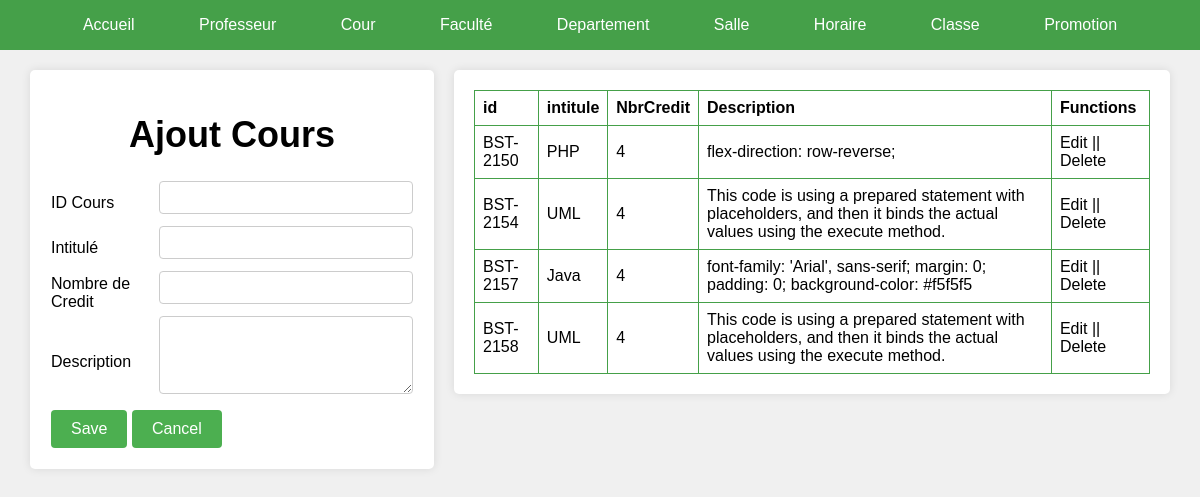
The app's page /admin/GestionCours/ajoutCours.php with its own data.
### tables this page shows
CREATE TABLE `cour` (
  `id` varchar(10) NOT NULL,
  `intitule` text NOT NULL,
  `NbrCredit` int(5) NOT NULL,
  `Description` varchar(300) NOT NULL
);

### admin/GestionCours/ajoutCours.php (the view, shortened to what this page needs)
<!DOCTYPE html>
<html>
<head>
</head>
<body>
<?php
    include("../Menu.php");
  ?>
  <div class="wrapper">
    <div class="form">
        <form method="POST">
        <h1>Ajout Cours</h1>
          <table>
            <tr>
              <td> ID Cours </td>
              <td><input type="text" name="id" /></td>
            </tr>
            <tr>
              <td> Intitulé</td>
              <td><input type="text" name="intitule" /></td>
            </tr>
            <tr>
              <td> Nombre de Credit</td>
              <td><input type="number" name="NbrCredit" /></td>
            </tr>
            <tr>
              <td> Description</td>
              <td>  <textarea name="Desc" rows="4" cols="50"></textarea>
      </td>
            </tr>
            <tr>
              <td colspan="2">
                <input type="submit" name="submit" value="Save" />
                <input type="reset" value="Cancel" />
              </td>
            </tr>
          </table>
        </form>
    </div>
    <div class="table">
    <table>
            <tr>
              <th>id</th>
              <th>intitule</th>
              <th>NbrCredit</th>
              <th>Description</th>
              <th>Functions</th>
            </tr>
            <?php
                include("../connexion.php");
                $sql = "SELECT * FROM cour";
                $stmtSelect = $connexion->prepare($sql);
                $stmtSelect ->execute();
                $cours = $stmtSelect->fetchAll(PDO::FETCH_ASSOC);
                foreach($cours as $cour):
                ?>
            <tr>
                <td> <?php echo $cour['id'];?></td>
                <td><?php echo $cour['intitule']; ?></td>
                <td> <?php echo $cour['NbrCredit'];?></td>
                <td> <?php echo $cour['Description'];?></td>
                <td>Edit || Delete</td>
            </tr>
            <?php
              endforeach;
            ?>
      </table>
      </div>
  </div>
</body>
</html>

### admin/GestionCours/ajoutCours.php (style rules this page uses)
body { padding: 0; margin: 0; font-family: Arial, sans-serif; background-color: #f0f0f0; }
.wrapper { display: flex; justify-content: center; align-items: flex-start; padding: 20px; }
.form { width: 35%; padding: 20px; box-shadow: 0 0 10px rgba(0, 0, 0, 0.1); border-radius: 5px; background-color: #fff; margin: 0 10px; }
.table { width: 65%; padding: 20px; box-shadow: 0 0 10px rgba(0, 0, 0, 0.1); border-radius: 5px; background-color: #fff; margin: 0 10px; }
form table, .table table { width: 100%; border-collapse: collapse; border-radius: 20px; }
.table table td, .form table th, .table table th { border: 1px solid #45a049; padding: 8px; text-align: left; }
input[type='text'], input[type='number'], textarea { width: 100%; padding: 8px; border: 1px solid #ccc; border-radius: 4px; box-sizing: border-box; margin-bottom: 10px; }
input[type='submit'], input[type='reset'] { padding: 10px 20px; border: none; background-color: #4CAF50; color: white; cursor: pointer; border-radius: 4px; font-size: 16px; }
.wrapper h1 { font-size: 36px; text-align: center; }

### records on screen
cour: id "BST-2150", intitule "PHP", NbrCredit "4", Description "flex-direction: row-reverse;"
cour: id "BST-2154", intitule "UML", NbrCredit "4", Description "This code is using a prepared statement with placeholders, and then it binds the actual values using the execute method."
cour: id "BST-2157", intitule "Java", NbrCredit "4", Description "font-family: 'Arial', sans-serif; margin: 0; padding: 0; background-color: #f5f5f5"
cour: id "BST-2158", intitule "UML", NbrCredit "4", Description "This code is using a prepared statement with placeholders, and then it binds the actual values using the execute method."
